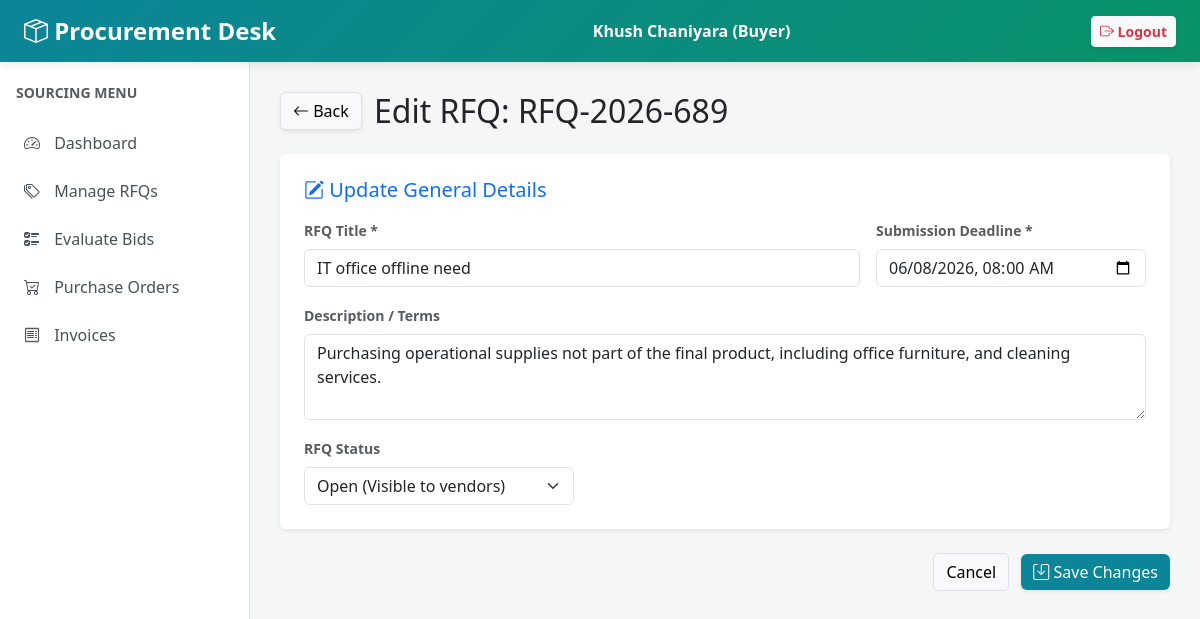
/procurement/edit_rfq.php?id=12 (signed in), run on the app's committed database.
### tables this page shows
CREATE TABLE `rfqs` (
  `rfq_id` int(11) NOT NULL,
  `rfq_number` varchar(50) NOT NULL,
  `title` varchar(255) NOT NULL,
  `description` text DEFAULT NULL,
  `created_by` int(11) NOT NULL,
  `deadline` datetime NOT NULL,
  `status` enum('Draft','Open','Closed','Approved','Rejected') DEFAULT 'Draft',
  `created_at` timestamp NOT NULL DEFAULT current_timestamp(),
  `updated_at` timestamp NOT NULL DEFAULT current_timestamp() ON UPDATE current_timestamp()
);

### procurement/edit_rfq.php (the view, shortened to what this page needs)
<?php
include 'header.php';
$rfq_id = isset($_GET['id']) ? intval($_GET['id']) : 0;
$query = "SELECT * FROM rfqs WHERE rfq_id = $rfq_id AND created_by = $user_id AND status IN ('Open', 'Draft')";
$result = mysqli_query($conn, $query);
$rfq = mysqli_fetch_assoc($result);
?>
<div class="mb-4">
    <a href="rfqs.php" class="btn btn-light border shadow-sm me-2"><i class="bi bi-arrow-left"></i> Back</a>
    <h2 class="d-inline-block align-middle mb-0">Edit RFQ: <?php echo htmlspecialchars($rfq['rfq_number']); ?></h2>
</div>
<form method="POST" action="">
    <div class="card shadow-sm border-0 mb-4">
        <div class="card-body p-4">
            <h5 class="text-primary mb-3"><i class="bi bi-pencil-square"></i> Update General Details</h5>
            <div class="row g-3">
                <div class="col-md-8">
                    <label class="form-label fw-bold small text-muted">RFQ Title *</label>
                    <input type="text" name="title" class="form-control" required value="<?php echo htmlspecialchars($rfq['title']); ?>">
                </div>
                <div class="col-md-4">
                    <label class="form-label fw-bold small text-muted">Submission Deadline *</label>
                    <input type="datetime-local" name="deadline" class="form-control" required value="<?php echo date('Y-m-d\TH:i', strtotime($rfq['deadline'])); ?>">
                </div>
                <div class="col-12">
                    <label class="form-label fw-bold small text-muted">Description / Terms</label>
                    <textarea name="description" class="form-control" rows="3"><?php echo htmlspecialchars($rfq['description']); ?></textarea>
                </div>
                <div class="col-md-4">
                    <label class="form-label fw-bold small text-muted">RFQ Status</label>
                    <select name="status" class="form-select">
                        <option value="Open" <?php echo ($rfq['status'] == 'Open') ? 'selected' : ''; ?>>Open (Visible to vendors)</option>
                    </select>
                </div>
            </div>
        </div>
    </div>
    <div class="text-end mb-5">
        <a href="rfqs.php" class="btn btn-light border me-2">Cancel</a>
        <button type="submit" class="btn btn-success shadow-sm" style="background-color: #0c8599; border:none;"><i class="bi bi-save"></i> Save Changes</button>
    </div>
</form>
<?php include 'footer.php'; ?>

### procurement/header.php (style rules this page uses)
body { background-color: #f4f7f6; font-family: 'Segoe UI', sans-serif; }

### data on the page
rfqs: rfq_number "RFQ-2026-689", title "IT office offline need", deadline "06/08/2026 08:00", description "Purchasing operational supplies not part of the final product, including office furniture, and cleaning services.", status "Open (Visible to vendors)"

### other printed values
$user_name "Khush Chaniyara"
